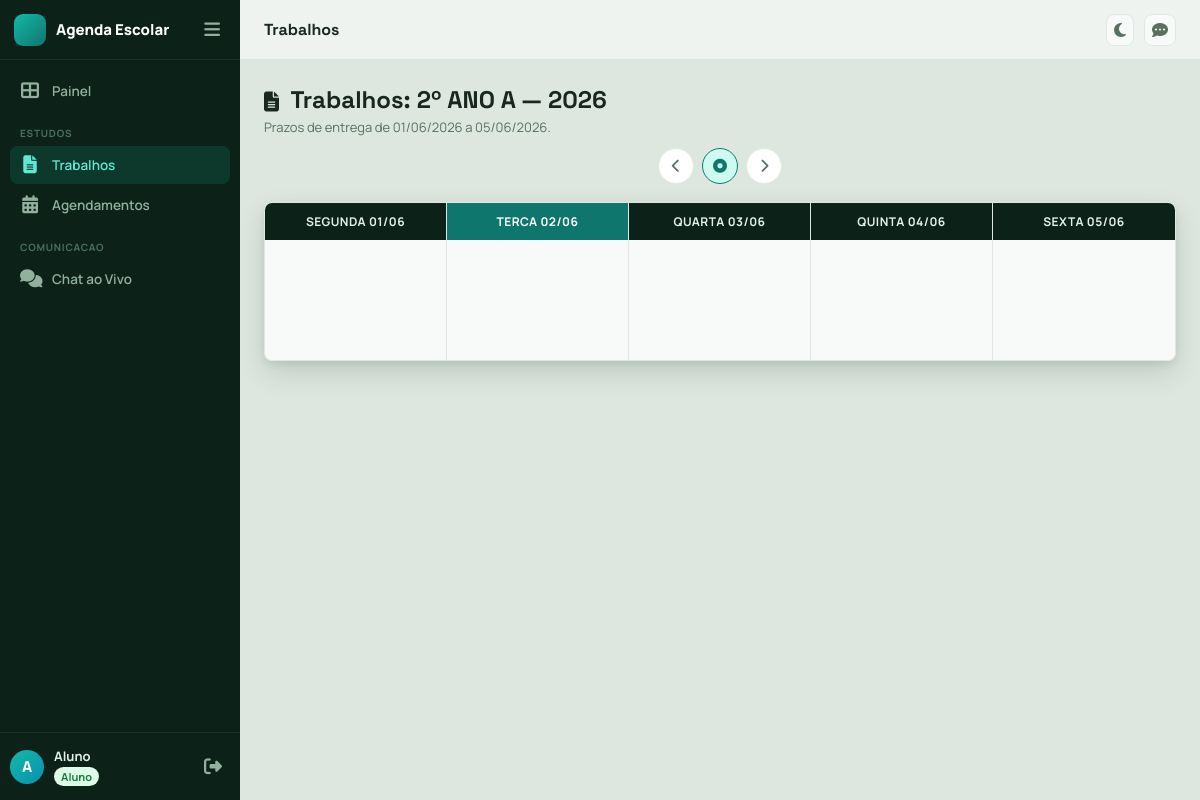
Page /aluno/trabalhos (signed in) on the earlier database version.
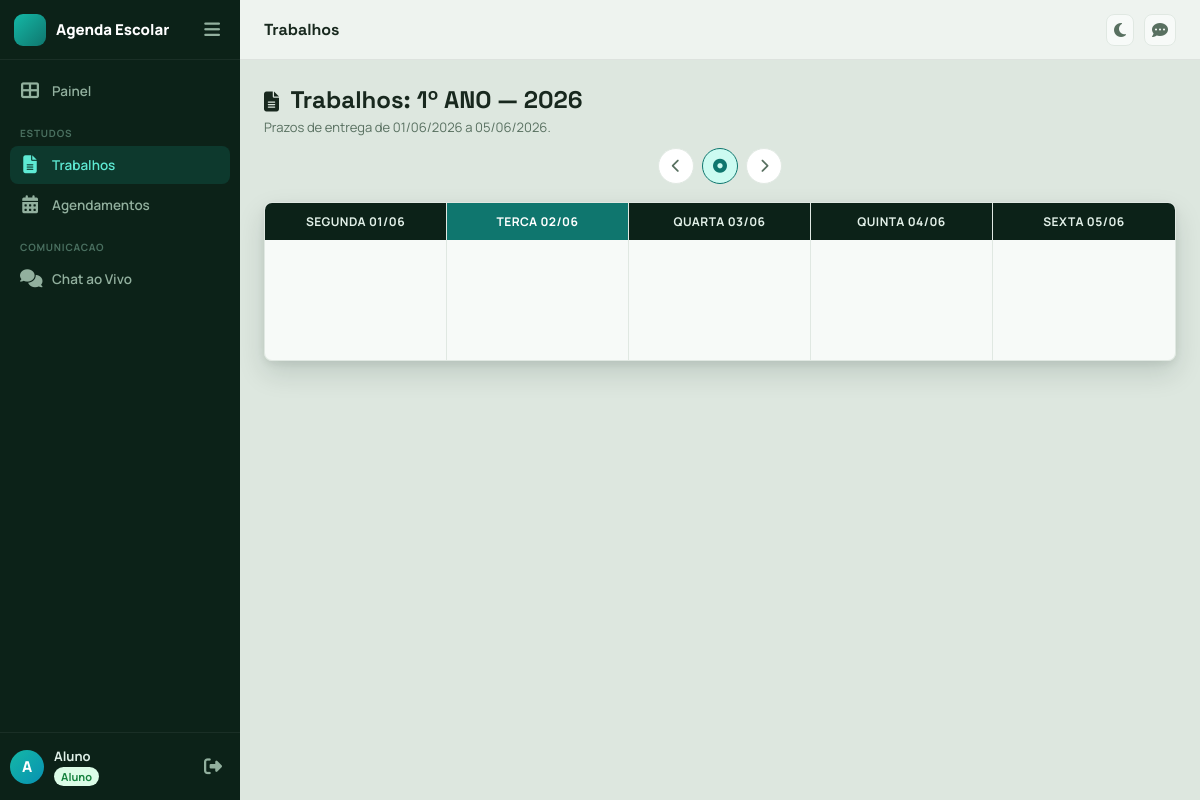
Same page on the later database version.
### app/models.py (models this page shows)
class TimestampMixin:
    created_at = db.Column(db.DateTime, default=datetime.utcnow, nullable=False)
    updated_at = db.Column(db.DateTime, default=datetime.utcnow, onupdate=datetime.utcnow, nullable=False)

class Classroom(TimestampMixin, db.Model):
    __tablename__ = "classrooms"
    id = db.Column(db.Integer, primary_key=True)
    name = db.Column(db.String(50), nullable=False)
    number = db.Column(db.String(20), nullable=True)
    school_year = db.Column(db.Integer, nullable=False)
    students = db.relationship("User", back_populates="classroom", lazy=True)
    assignments = db.relationship("Assignment", back_populates="classroom", lazy=True)

### app/core/routes.py (the view)
@core_bp.get("/aluno/trabalhos")
@login_required
@roles_required("aluno")
def student_assignments():
    assignments = []
    assignment_statuses = {}
    now = datetime.utcnow()
    today = now.date()
    week_offset = request.args.get("week", 0, type=int)
    base_monday = today - timedelta(days=today.weekday())
    week_start = base_monday + timedelta(weeks=week_offset)
    week_days = [week_start + timedelta(days=i) for i in range(5)]
    week_end = week_days[-1]
    assignments_by_day = defaultdict(list)
    if current_user.classroom_id:
        all_assignments = (
            Assignment.query
            .options(joinedload(Assignment.teacher))
            .filter_by(classroom_id=current_user.classroom_id, is_finished=False)
            .order_by(Assignment.due_date.asc(), Assignment.created_at.desc())
            .all()
        )
        assignments = all_assignments
        assignment_ids = [item.id for item in assignments]
        direct_rows = []
        group_rows = []
        if assignment_ids:
            direct_rows = (
                db.session.query(Submission.assignment_id, Submission.status)
                .join(Assignment, Submission.assignment_id == Assignment.id)
                .filter(
                    Submission.student_id == current_user.id,
                    Assignment.classroom_id == current_user.classroom_id,
                    Assignment.id.in_(assignment_ids),
                )
                .all()
            )
            group_rows = (
                db.session.query(Submission.assignment_id, Submission.status)
                .join(SubmissionGroupMember, SubmissionGroupMember.submission_id == Submission.id)
                .join(Assignment, Submission.assignment_id == Assignment.id)
                .filter(
                    SubmissionGroupMember.student_id == current_user.id,
                    Assignment.classroom_id == current_user.classroom_id,
                    Assignment.id.in_(assignment_ids),
                )
                .all()
            )
        for assignment_id, status in [*direct_rows, *group_rows]:
            current = assignment_statuses.get(assignment_id)
            if current == "devolvido":
                continue
            if status == "devolvido" or current is None:
                assignment_statuses[assignment_id] = status
        for a in all_assignments:
            assignments_by_day[a.due_date].append(a)
    return render_template(
        "student/assignments.html",
        assignments=assignments,
        assignment_statuses=assignment_statuses,
        assignments_by_day=assignments_by_day,
        week_offset=week_offset,
        week_start=week_start,
        week_end=week_end,
        week_days=week_days,
        today=today,
        student_classroom=current_user.classroom if current_user.classroom_id else None,
    )

### app/__init__.py (called while the page is built)
@login_manager.user_loader
def load_user(user_id):
    return db.session.get(User, int(user_id))

### app/security.py (called while the page is built)
def roles_required(*roles):
    def decorator(view_func):
        @wraps(view_func)
        def wrapped(*args, **kwargs):
            if not current_user.is_authenticated:
                abort(401)
            if current_user.role not in roles:
                abort(403)
            return view_func(*args, **kwargs)
        return wrapped
    return decorator

### app/templates/student/assignments.html (shortened to what this page needs)
{% extends "base.html" %}
{% block page_title %}Trabalhos{% endblock %}
{% block content %}
<div class="reveal panel-full" style="margin-bottom:24px;">
  <div class="page-header" style="margin-bottom:12px">
    <div>
      <h2>
        <i class="fa-solid fa-file-lines" style="vertical-align:middle;margin-right:6px;font-size:20px;"></i>
        Trabalhos{% if student_classroom %}: <strong>{{ student_classroom.name }} — {{ student_classroom.school_year }}</strong>{% endif %}
      </h2>
      <p>Prazos de entrega de {{ week_start.strftime('%d/%m/%Y') }} a {{ week_end.strftime('%d/%m/%Y') }}.</p>
    </div>
  </div>
  <div style="display:flex;justify-content:center;align-items:center;gap:8px;margin-bottom:18px">
    <a class="wcal-nav-icon-btn" href="{{ url_for('core.student_assignments', week=week_offset-1) }}" title="Semana anterior">
      <i class="fa-solid fa-chevron-left"></i>
    </a>
    <a class="wcal-nav-icon-btn {% if week_offset == 0 %}wcal-nav-icon-btn--active{% endif %}" href="{{ url_for('core.student_assignments', week=0) }}" title="Semana atual">
      <i class="fa-solid fa-circle-dot"></i>
    </a>
    <a class="wcal-nav-icon-btn" href="{{ url_for('core.student_assignments', week=week_offset+1) }}" title="Proxima semana">
      <i class="fa-solid fa-chevron-right"></i>
    </a>
  </div>
  <div class="week-calendar">
    {% set day_names = ['Segunda', 'Terca', 'Quarta', 'Quinta', 'Sexta'] %}
    {% for day in week_days %}
    {% set is_today = (day == today) %}
    {% set day_items = assignments_by_day.get(day, []) %}
    <div class="week-col{% if is_today %} week-col--today{% endif %}">
      <div class="week-col-header">
        <span class="week-col-dayname">{{ day_names[loop.index0] }} {{ day.strftime('%d/%m') }}</span>
      </div>
      <div class="week-col-body">
        {% if day_items %}
          {% for item in day_items %}
          {% set submission_status = assignment_statuses.get(item.id) %}
          {% set approved = submission_status == 'aprovado' %}
          {% set submitted = submission_status == 'pendente' %}
          {% set returned = submission_status == 'devolvido' %}
          {% set overdue = item.due_date < today and not submitted and not approved and not returned %}
          <a href="{{ url_for('core.student_view_assignment', assignment_id=item.id) }}" class="wcal-card wcal-card--link">
            <div class="wcal-card-title">{{ item.title }}</div>
            {% if item.subject %}<div class="wcal-card-subject" style="color:var(--primary)">{{ item.subject }}</div>{% endif %}
            <div class="wcal-card-subject" style="font-size:.78rem;color:var(--text-muted)">Prof.: {{ item.teacher.full_name }}</div>
            {% if returned %}
            <span class="item-card-badge" style="background:var(--danger);color:#fff;font-size:.7rem">Devolvido</span>
            {% elif approved %}
            <span class="item-card-badge" style="background:var(--success);color:#fff;font-size:.7rem">Aprovado</span>
            {% elif submitted %}
            <span class="item-card-badge badge-confirmado" style="font-size:.7rem">Entregue</span>
            {% elif overdue %}
            <span class="item-card-badge badge-cancelado" style="font-size:.7rem">Atrasado</span>
            {% else %}
            <span class="item-card-badge badge-pendente" style="font-size:.7rem">Pendente</span>
            {% endif %}
          </a>
          {% endfor %}
        {% else %}
          <div class="wcal-empty"></div>
        {% endif %}
      </div>
    </div>
    {% endfor %}
  </div>
</div>
{% endblock %}

Differences in the rows shown:
changed Classroom: name "2º ANO A" → "1º ANO"
